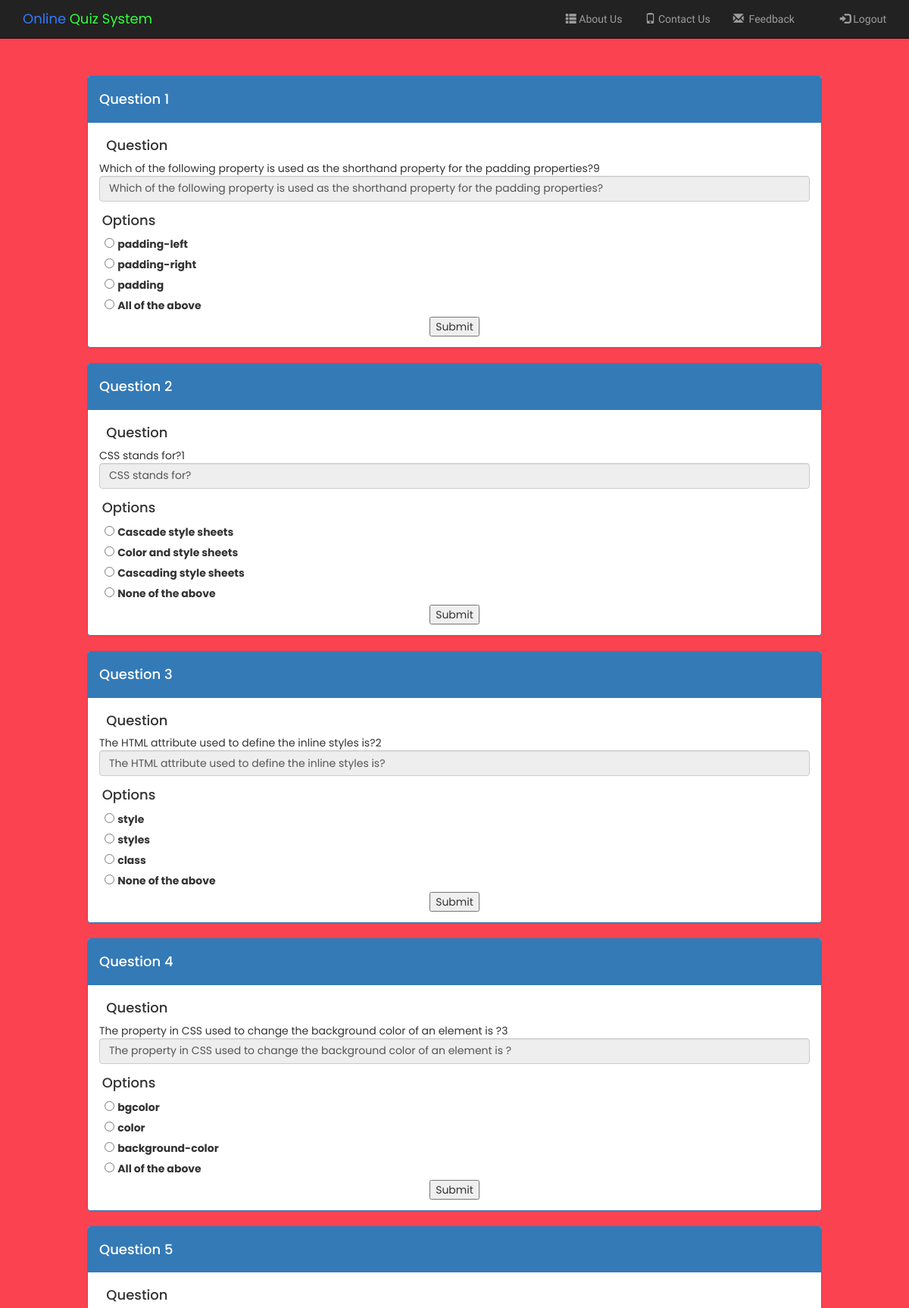
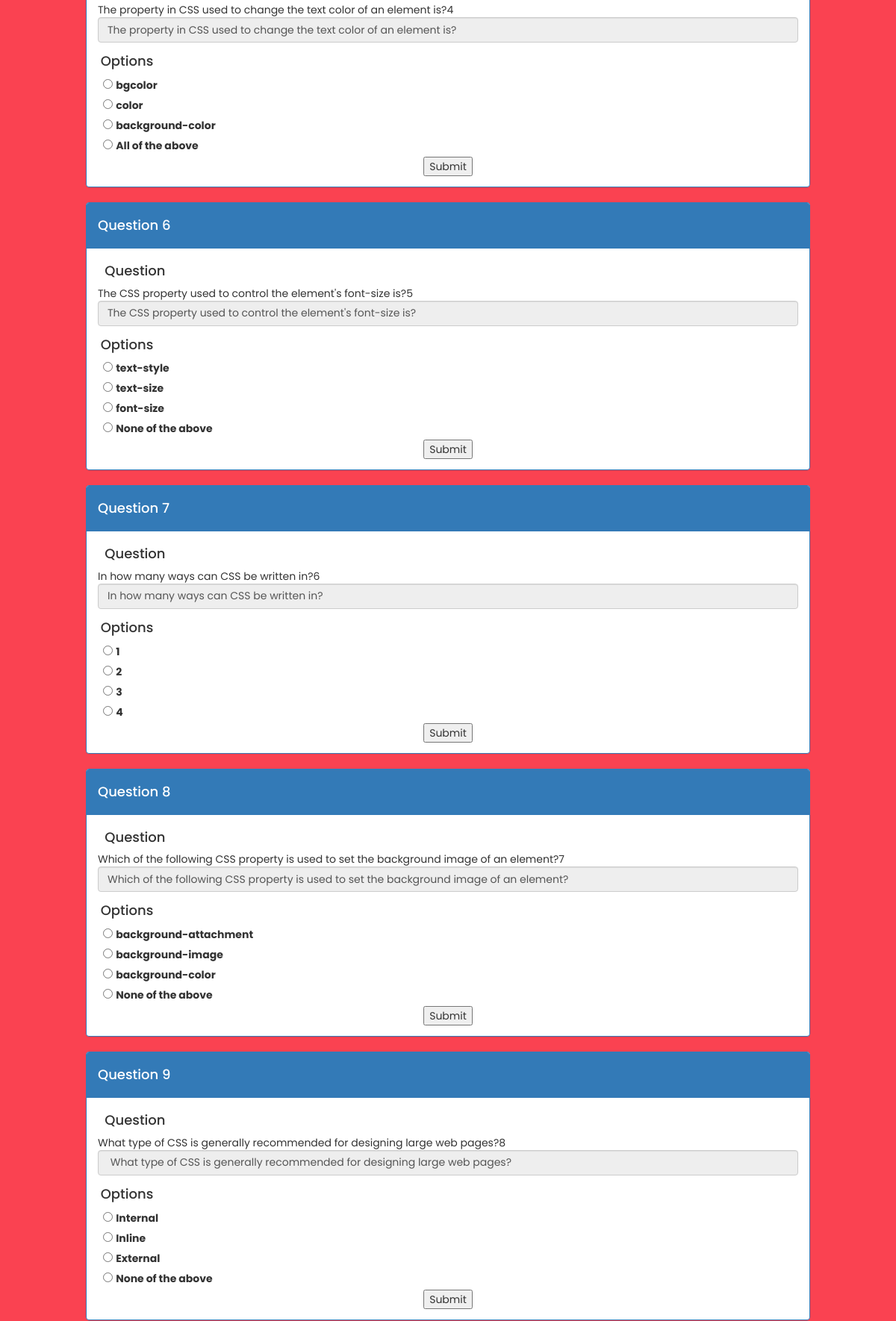
/try.php?id=25 (upper part), run on the app's committed database (2 pictures, top to bottom).
### tables this page shows
CREATE TABLE `questions` (
  `id` int(255) NOT NULL,
  `question_id` int(255) NOT NULL,
  `question_name` varchar(1000) NOT NULL,
  `quiz_id` int(255) NOT NULL,
  `quiz_name` varchar(1000) NOT NULL,
  `option1` varchar(1000) NOT NULL,
  `option2` varchar(1000) NOT NULL,
  `option3` varchar(1000) DEFAULT NULL,
  `option4` varchar(1000) DEFAULT NULL,
  `answer_name` varchar(1000) NOT NULL,
  `userans` text NOT NULL
);

CREATE TABLE `quiz` (
  `quiz_id` int(255) NOT NULL,
  `quiz_name` varchar(255) NOT NULL,
  `subject_id` int(255) NOT NULL,
  `subject_name` varchar(255) NOT NULL,
  `course_id` int(255) NOT NULL,
  `course_name` varchar(255) NOT NULL,
  `NOQ` int(255) NOT NULL,
  `teacher_id` int(255) NOT NULL,
  `name` varchar(255) NOT NULL
);

### try.php (the view, shortened to what this page needs)
<?php
require("includes/common.php");
?>
<html>
<head>
    <link rel="stylesheet" href="https://maxcdn.bootstrapcdn.com/bootstrap/3.3.7/css/bootstrap.min.css">
    <link rel="stylesheet" href="style.css">
</head>
<body>
    <?php
    include 'includes/user_header.php';
    $quiz_id = $_GET["id"];
    $qu = "SELECT NOQ FROM quiz WHERE quiz_id=$quiz_id";
    $res = mysqli_query($con, $qu) or die(mysqli_error($con));
    $a = mysqli_fetch_array($res);
    $NOQ = $a["NOQ"];
    if ($NOQ == 0) {
        echo "<center><h2><br><br><br><br><br>There isn't any Questions in this Quiz yet.</h2></center>";
    } else {
    ?>
        <div class="ban">
            <br><br><br><br><br>
            <div class="container-fluid" id="content">
                <div class="row ">
                    <div class="col-lg-10 col-lg-offset-1 col-md-10 col-md-offset-1">
                        <?php
                        $que = "SELECT * FROM questions WHERE quiz_id=$quiz_id";
                        $res = mysqli_query($con, $que) or die(mysqli_error($con));
                        $n = 1;
                        while ($row = mysqli_fetch_array($res)) {
                        ?>
                            <div class="panel panel-primary" style="font-family:'Poppins'">
                                <div class="panel-heading">
                                    <h4>Question <?php echo $n; ?></h4>
                                </div>
                                <form method="post" class="form">
                                    <div class="form-group col-sm-12">
                                        <h4>&nbsp;&nbsp;Question</h4>
                                        <?php $question_name = $row["question_name"];
                                        $question_id = $row["question_id"];
                                        echo $question_name;
                                        echo $question_id;
                                        ?>
                                        <input class="form-control" name="question_name" value="<?php echo $row["question_name"]; ?>" readonly>
                                    </div>
                                    <h4>&nbsp;&nbsp;&nbsp;&nbsp;Options</h4>
                                    &nbsp;&nbsp;&nbsp;&nbsp;&nbsp;&nbsp;<input type="radio" id="option1" name="submitted_option" value="option1">
                                    <label for="option1"><?php echo $row["option1"]; ?></label><br>
                                    &nbsp;&nbsp;&nbsp;&nbsp;&nbsp;&nbsp;<input type="radio" id="option2" name="submitted_option" value="option2">
                                    <label for="option2"><?php echo $row["option2"]; ?></label><br>
                                    &nbsp;&nbsp;&nbsp;&nbsp;&nbsp;&nbsp;<input type="radio" id="option3" name="submitted_option" value="option3">
                                    <label for="option3"><?php echo $row["option3"]; ?></label><br>
                                    &nbsp;&nbsp;&nbsp;&nbsp;&nbsp;&nbsp;<input type="radio" id="option4" name="submitted_option" value="option4">
                                    <label for="option4"><?php echo $row["option4"]; ?></label>
                                    <center>
                                        <button type="submit" name="submit">Submit</button>
                                    </center>
                                </form>
                            </div>
                        <?php
                            $n++;
                        }
                        ?>
                    </div>
                </div>
            <?php
        }
            ?>
            </div>
            <br><br><br><br><br><br><br><br><br><br><br><br><br><br><br><br><br>
        </div>
</body>
</html>

### style.css (style rules this page uses)
body, html { width: 100%; height: 100%; }
body { width: 100%; height: 100%; }
.ban { background-color: #fa4251; }
.row { display: flex; }

### data on the page
questions: question_name "Which of the following property is used as the shorthand property for the padding properties?", question "9", option1 "padding-left", option2 "padding-right", option3 "padding", option4 "All of the above"
questions: question_name "CSS stands for?", question "1", option1 "Cascade style sheets", option2 "Color and style sheets", option3 "Cascading style sheets", option4 "None of the above"
questions: question_name "The HTML attribute used to define the inline styles is?", question "2", option1 "style", option2 "styles", option3 "class", option4 "None of the above"
questions: question_name "The property in CSS used to change the background color of an element is ?", question "3", option1 "bgcolor", option2 "color", option3 "background-color", option4 "All of the above"
questions: question_name "The property in CSS used to change the text color of an element is?", question "4", option1 "bgcolor", option2 "color", option3 "background-color", option4 "All of the above"
questions: question_name "The CSS property used to control the element's font-size is?", question "5", option1 "text-style", option2 "text-size", option3 "font-size", option4 "None of the above"
questions: question_name "In how many ways can CSS be written in?", question "6", option1 "1", option2 "2", option3 "3", option4 "4"
questions: question_name "Which of the following CSS property is used to set the background image of an element?", question "7", option1 "background-attachment", option2 "background-image", option3 "background-color", option4 "None of the above"
questions: question_name "What type of CSS is generally recommended for designing large web pages?", question "8", option1 "Internal", option2 "Inline", option3 "External", option4 "None of the above"
